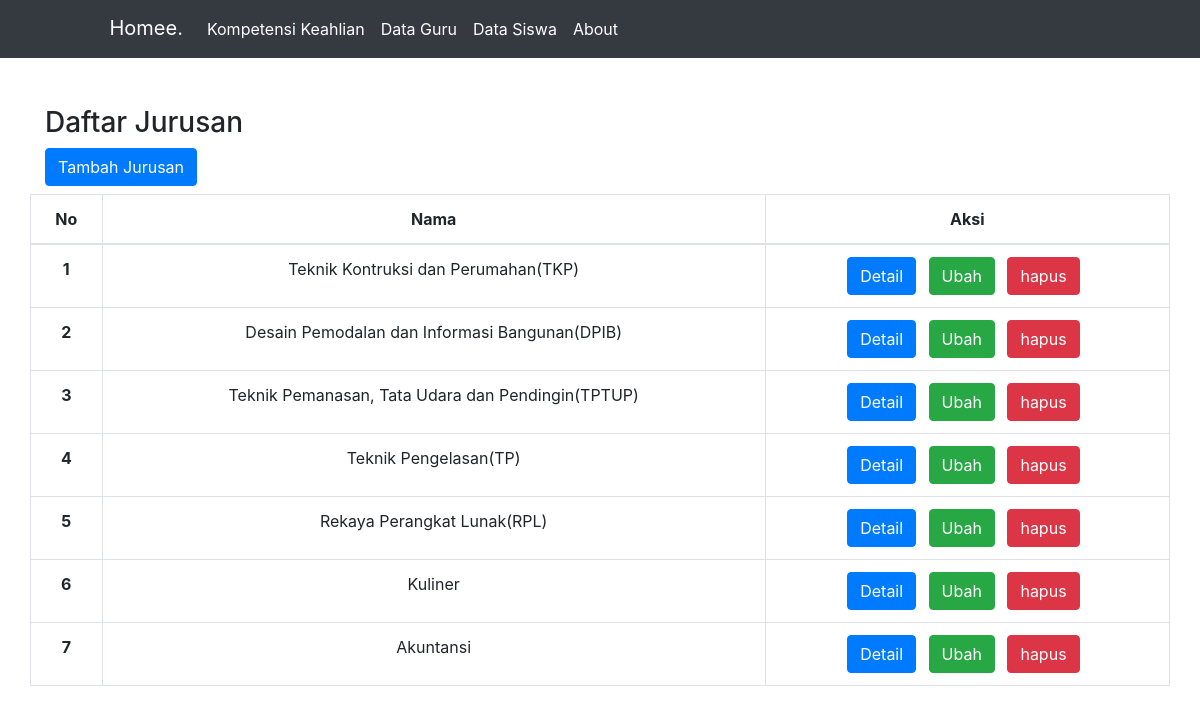
Page /public/jurusan on the committed database.
### tables this page shows
CREATE TABLE `data_jurusan` (
  `id` int NOT NULL,
  `nama` varchar(255) NOT NULL
);

### app/core/Controller.php (called while the page is built, shortened)
<?php
class Controller {
    public function view($view, $data = []){
        require_once "../app/view/" . $view . '.php';
    }
    public function model($model){
        return new $model;
    }
}
?>

### app/controller/Jurusan.php (called while the page is built, shortened)
<?php
class Jurusan extends Controller {
    public function index(){
        $data['judul'] = "Jurusan";
        $data['nama'] = $this->model("Jurusan_model")->getAllBlog();
        $this->view('Jurusan/index', $data);
    }
}
?>

### app/core/App.php (called while the page is built, shortened)
<?php
class App
{
    protected $method = "index";
    protected $params = [];
    public function __construct()
    {
        $url = $this->parseURL();
        if(isset($url[0])){
        if(file_exists('../app/controller/'.$url[0].'.php')){
            unset($url[0]);
            }
        }
            $this->controller = new $this->controller;
            if(!empty($url)){
                    $this->params = array_values($url);
            }
            call_user_func_array(
                [$this->controller,$this->method],
                $this->params);
    }
    public function parseURL()
    {
        if (isset($_GET['url'])){
            $url = ($_GET['url']. "/");
            $url = filter_var($url, FILTER_SANITIZE_URL);
            $url = explode('/',$url);
            return $url;
        }
    }
}
?>

### public/index.php (called while the page is built, shortened)
<?php
$app = new App;
?>

### app/core/Database.php (called while the page is built, shortened)
<?php
class Database {
    private $host = DB_HOST;
    private $user = DB_USER;
    private $pass = DB_PASS;
    private $db_name = DB_NAME;
    private $dbh;
    private $stmt;
    public function __construct()
    {
        $dsn = 'mysql:host=' . $this->host . ';dbname=' . $this->db_name;
        $option = [
            PDO::ATTR_PERSISTENT => true,
            PDO::ATTR_ERRMODE => PDO::ERRMODE_EXCEPTION
        ];
        try {
            $this->dbh = new PDO($dsn, $this->user, $this->pass, $option);
        } catch(PDOException $e) {
            die($e->getMessage());
        }
    }
    public function query($query)
    {
        $this->stmt = $this->dbh->prepare($query);
    }
    public function execute()
    {
        $this->stmt->execute();
    }
    public function resultSet()
    {
        $this->execute();
        return $this->stmt->fetchAll(PDO::FETCH_ASSOC);
    }
}

### app/model/Jurusan_model.php (called while the page is built, shortened)
<?php
class Jurusan_model {
    private $table = 'data_jurusan';
    private $db;
    public function __construct(){
       $this->db = new Database;
    }
    public function getAllBlog(){
        $this->db->query("SELECT * FROM " . $this->table);
        return $this->db->resultSet();
    }
}
?>

### app/view/Jurusan/index.php (the view, shortened to what this page needs)
<div class="container mt-5">
    <div class="row">
        <div class="col-6">
            <h3>Daftar Jurusan</h3>
            <button type="button" class="btn btn-primary mb-2" data-toggle="modal" data-target="#modol">
                    Tambah Jurusan
            </button>
                            </div>
 <table class="table table-bordered">
                <thead>
                    <tr>
                    <th scope="col"><center>No</center></th>
                    <th scope="col"><center>Nama</center></th>
                    <th scope="col"><center>Aksi</center></th>
                    </tr>
                </thead>
                <?php $id = 1;?>
                <tbody>
                    <?php foreach($data['nama'] as $blog) :?>
                    <tr>
                    <th scope="row"><center><?= $id++; ?></center></th>
                    <td><center><?= $blog['nama']?></center></td>
                    <td>
                        <center>
                        <button type="button" class="btn btn-primary mr-2" data-toggle="modal" data-target="#moll<?=$blog['id']?>">
                            Detail
                        </button>
                            </div>
                        <button type="button" class="btn btn-success mr-2" data-toggle="modal" data-target="#exampleModal<?=$blog['id']?>">
                            Ubah
                        </button>
                            </div>
                            <a href="<?= BASE_URL; ?>/jurusan/hapus/<?= $blog['id']?> " onclick="return confirm('Yakin?');" class="btn btn-danger mr-2">hapus</a>
                    </td>
                    </tr>
                    <?php endforeach?>

### rows in the picture
data_jurusan: nama "Teknik Kontruksi dan Perumahan(TKP)"
data_jurusan: nama "Desain Pemodalan dan Informasi Bangunan(DPIB)"
data_jurusan: nama "Teknik Pemanasan, Tata Udara dan Pendingin(TPTUP)"
data_jurusan: nama "Teknik Pengelasan(TP)"
data_jurusan: nama "Rekaya Perangkat Lunak(RPL)"
data_jurusan: nama "Kuliner"
data_jurusan: nama "Akuntansi"
